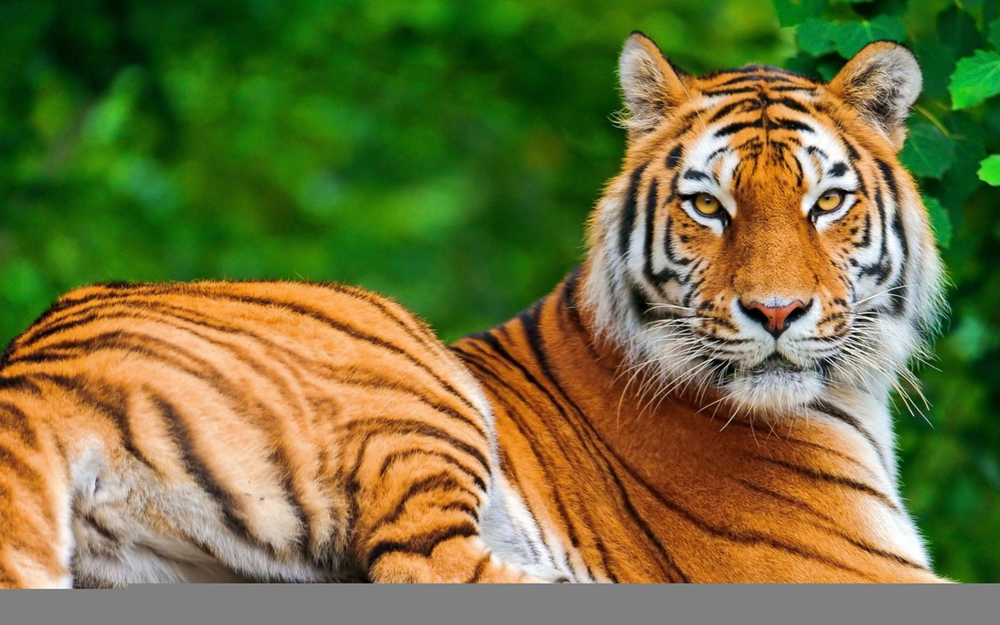
%> input picture tiger.png, 1000 x 625 px, shrunk from 1240 x 775 before the run
$ octave 'Salt and Pepper Noise over Image.m'   (GNU Octave 9; MATLAB toolbox functions it lacks are replaced by stand-ins)
%> lines starting %> are read from the running program, lines starting %| are printed output that depends on the picture
pkg load image
Img=imread("F:/My programs/DIP/tiger.png");
%> Img is the input picture: size 625x1000x3 uint8; mean R, G, B 113.8, 114, 60.3
subplot(221);
imshow(Img);
title('Original Image');

noise=imnoise(Img, 'salt & pepper',0.05);
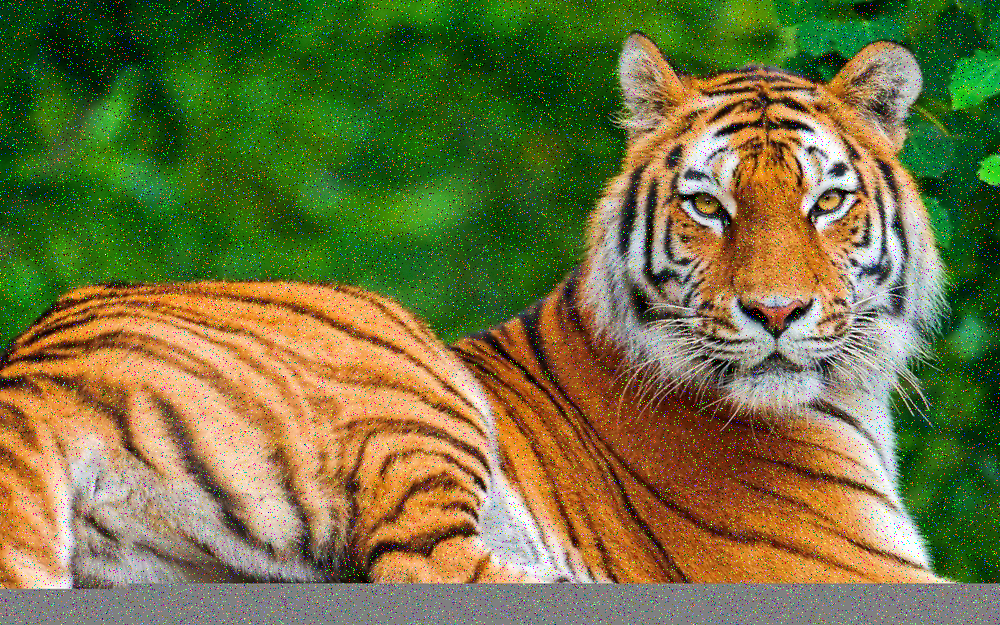
%> noise: size 625x1000x3 uint8; mean R, G, B 114.4, 114.7, 63.7
subplot(222);
imshow(noise);
title("Noisy Image")

avg=fspecial('average',[3,3]);
kavg=imfilter(Img,avg);
subplot(223);
imshow(kavg);
title("Noise free Image");

medianimg=rgb2gray(Img);
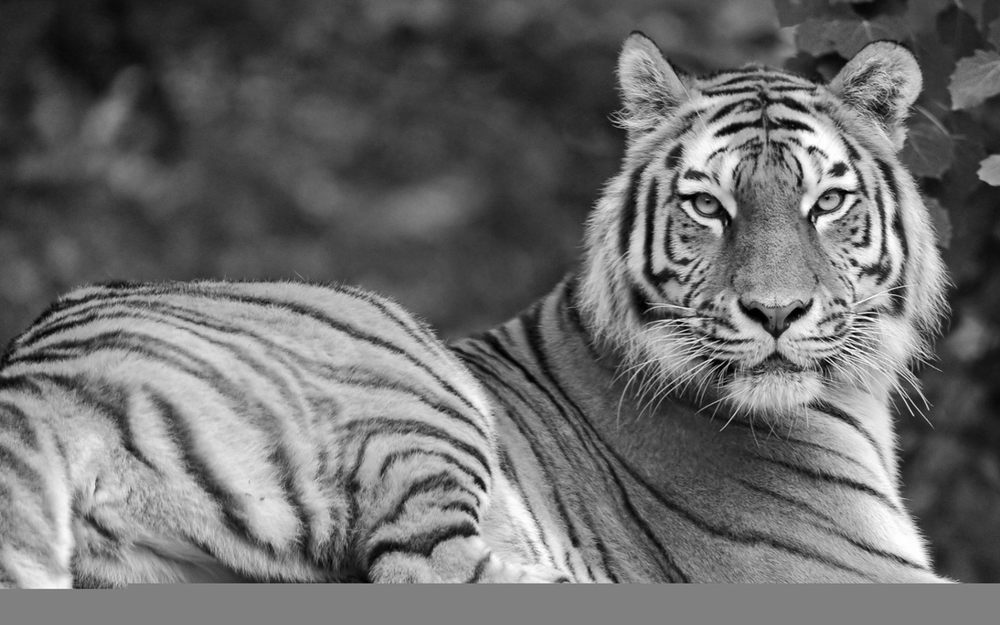
%> medianimg: size 625x1000 uint8; min 0, max 255, mean 107.8
kmedian=medfilt2(avg);
subplot(224);
imshow(medianimg);
title("Noise free image after applying median filter");
